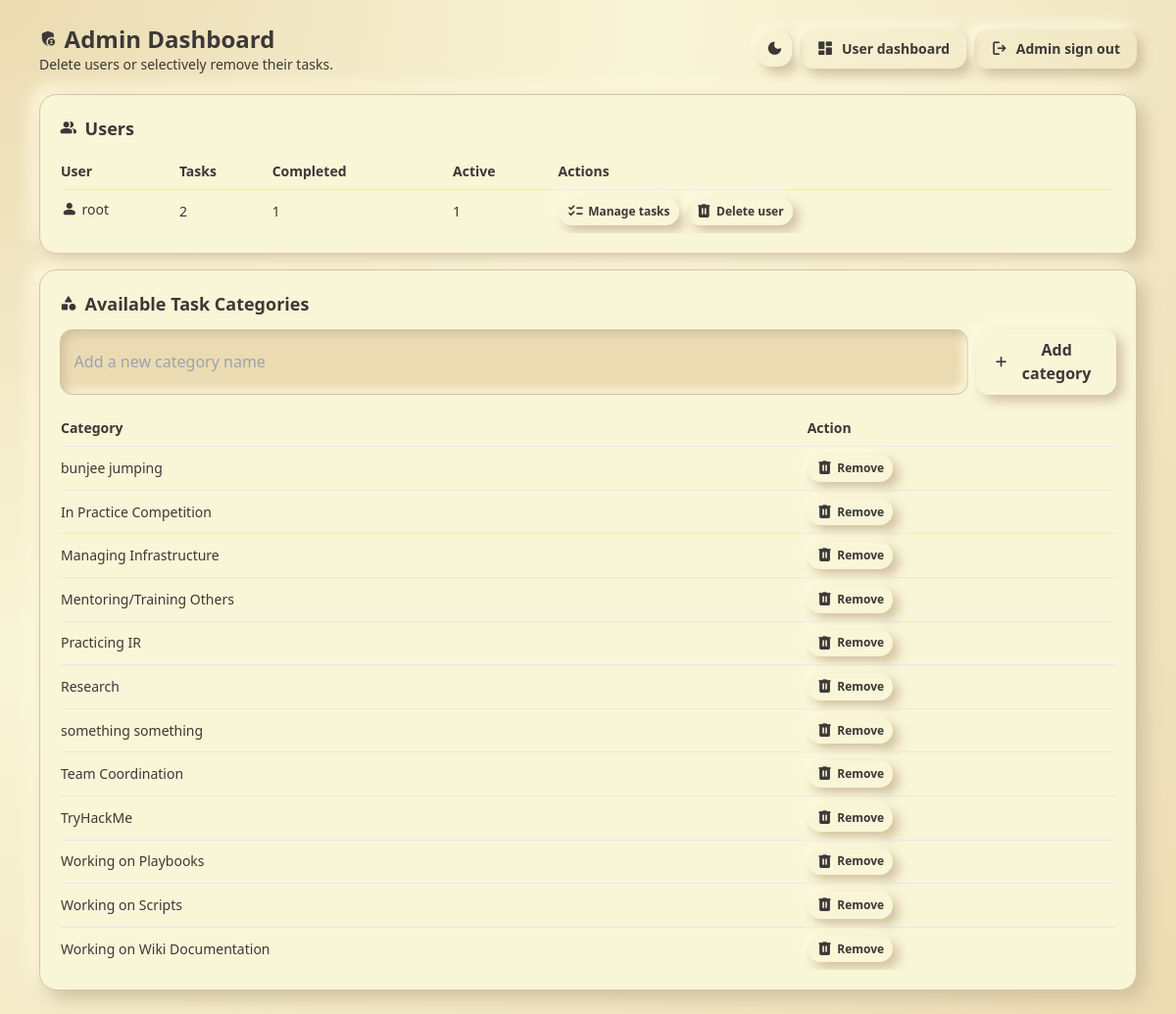
The page /admin (signed in) on the database its author committed.
### tables this page shows
CREATE TABLE users (
                id INTEGER PRIMARY KEY AUTOINCREMENT,
                username TEXT NOT NULL UNIQUE COLLATE NOCASE,
                code_hash TEXT NOT NULL,
                login_code TEXT,
                created_ts INTEGER NOT NULL
            );

CREATE TABLE categories (
                id INTEGER PRIMARY KEY AUTOINCREMENT,
                name TEXT NOT NULL UNIQUE
            );

### app.py (the view)
    @app.get("/admin")
    @admin_required
    def admin_dashboard():
        db = get_db()
        rows = db.execute(
            """
            SELECT
                u.id,
                u.username,
                u.created_ts,
                COUNT(s.id) AS task_count,
                SUM(CASE WHEN s.status = 'completed' THEN 1 ELSE 0 END) AS completed_count,
                SUM(CASE WHEN s.status IN ('running', 'paused') THEN 1 ELSE 0 END) AS active_count
            FROM users u
            LEFT JOIN sessions s ON s.user_id = u.id
            GROUP BY u.id
            ORDER BY LOWER(u.username)
            """
        ).fetchall()
        users = [
            {
                "id": row["id"],
                "username": row["username"],
                "created_ts": row["created_ts"],
                "task_count": int(row["task_count"] or 0),
                "completed_count": int(row["completed_count"] or 0),
                "active_count": int(row["active_count"] or 0),
            }
            for row in rows
        ]
        categories = db.execute(
            "SELECT id, name FROM categories ORDER BY name COLLATE NOCASE"
        ).fetchall()
        return render_template("admin_dashboard.html", users=users, categories=categories)

### templates/admin_dashboard.html (shortened to what this page needs)
{% extends "base.html" %}
{% block content %}
<header class="flex flex-wrap items-center justify-between gap-3 mb-5">
  <div>
    <h1 class="text-2xl font-semibold text-gb-fg flex items-center gap-2">
      <span class="material-symbols-rounded" aria-hidden="true">admin_panel_settings</span>
      Admin Dashboard
    </h1>
    <p class="text-sm text-gb-fg/75">Delete users or selectively remove their tasks.</p>
  </div>
  <div class="flex items-center flex-wrap gap-2">
    <button class="theme-toggle neu-btn text-gb-fg border-gb-bg2 bg-gb-bg1 p-2 inline-flex items-center justify-center" title="Switch to dark mode" aria-label="Switch to dark mode" type="button">
      <span class="material-symbols-rounded" aria-hidden="true">dark_mode</span>
    </button>
    <a href="{{ url_for('dashboard') }}" class="neu-btn text-sm bg-gb-purple text-gb-bg0 border-gb-purple/80 inline-flex items-center gap-2">
      <span class="material-symbols-rounded" aria-hidden="true">dashboard</span>
      User dashboard
    </a>
    <form action="{{ url_for('admin_logout') }}" method="post">
      <button class="neu-btn text-sm bg-gb-red text-gb-bg0 border-gb-red/80 inline-flex items-center gap-2">
        <span class="material-symbols-rounded" aria-hidden="true">logout</span>
        Admin sign out
      </button>
    </form>
  </div>
</header>
<section class="neu-surface p-5">
  <h2 class="font-semibold text-lg mb-3 text-gb-fg flex items-center gap-2">
    <span class="material-symbols-rounded" aria-hidden="true">group</span>
    Users
  </h2>
  {% if users %}
  <div class="overflow-auto">
    <table class="w-full text-sm responsive-table">
      <thead class="text-gb-fg/70">
        <tr>
          <th class="text-left py-2">User</th>
          <th class="text-left py-2">Tasks</th>
          <th class="text-left py-2">Completed</th>
          <th class="text-left py-2">Active</th>
          <th class="text-left py-2">Actions</th>
        </tr>
      </thead>
      <tbody>
        {% for row in users %}
        <tr class="border-t border-gb-bg2" data-user-row-id="{{ row.id }}">
          <td class="py-2" data-label="User">
            <a href="{{ url_for('user_profile', user_id=row.id) }}" class="inline-flex items-center gap-1 font-medium text-gb-blue hover:text-gb-purple">
              <span class="material-symbols-rounded" aria-hidden="true">person</span>
              {{ row.username }}
            </a>
          </td>
          <td class="py-2" data-label="Tasks" data-count-role="tasks">{{ row.task_count }}</td>
          <td class="py-2" data-label="Completed" data-count-role="completed">{{ row.completed_count }}</td>
          <td class="py-2" data-label="Active" data-count-role="active">{{ row.active_count }}</td>
          <td class="py-2" data-label="Actions">
            <div class="flex flex-wrap gap-2 justify-end md:justify-start">
              <button
                class="neu-btn border border-gb-bg2 bg-gb-bg1 text-gb-fg inline-flex items-center gap-1 text-xs px-2 py-1"
                type="button"
                data-manage-tasks-user-id="{{ row.id }}"
                data-manage-tasks-username="{{ row.username|e }}"
              >
                <span class="material-symbols-rounded" aria-hidden="true">checklist</span>
                Manage tasks
              </button>
              <form action="{{ url_for('admin_delete_user', user_id=row.id) }}" method="post" onsubmit="return confirm('Delete {{ row.username|e }} and all tasks? This cannot be undone.');">
                <button class="neu-btn bg-gb-red text-gb-bg0 border-gb-red/80 inline-flex items-center gap-1 text-xs px-2 py-1" type="submit">
                  <span class="material-symbols-rounded" aria-hidden="true">delete</span>
                  Delete user
                </button>
              </form>
            </div>
          </td>
        </tr>
        {% endfor %}
      </tbody>
    </table>
  </div>
  {% else %}
  <p class="empty-state">No users found.</p>
  {% endif %}
</section>
<section class="neu-surface p-5 mt-4">
  <h2 class="font-semibold text-lg mb-3 text-gb-fg flex items-center gap-2">
    <span class="material-symbols-rounded" aria-hidden="true">category</span>
    Available Task Categories
  </h2>
  <form action="{{ url_for('admin_add_category') }}" method="post" class="mb-4 flex flex-col sm:flex-row gap-2">
    <input
      name="name"
      maxlength="80"
      required
      class="neu-input"
      placeholder="Add a new category name"
      title="This category will appear in user dashboards"
    >
    <button class="neu-btn bg-gb-green text-gb-bg0 border-gb-green/80 inline-flex items-center gap-1 justify-center" type="submit">
      <span class="material-symbols-rounded" aria-hidden="true">add</span>
      Add category
    </button>
  </form>
  {% if categories %}
  <div class="overflow-auto">
    <table class="w-full text-sm responsive-table">
      <thead class="text-gb-fg/70">
        <tr>
          <th class="text-left py-2">Category</th>
          <th class="text-left py-2">Action</th>
        </tr>
      </thead>
      <tbody>
        {% for category in categories %}
        <tr class="border-t border-gb-bg2">
          <td class="py-2" data-label="Category">{{ category.name }}</td>
          <td class="py-2" data-label="Action">
            <form action="{{ url_for('admin_delete_category', category_id=category.id) }}" method="post" onsubmit="return confirm('Remove category {{ category.name|e }} from available options? Existing logged tasks will keep their saved category names.');">
              <button class="neu-btn bg-gb-red text-gb-bg0 border-gb-red/80 inline-flex items-center gap-1 text-xs px-2 py-1" type="submit">
                <span class="material-symbols-rounded" aria-hidden="true">delete</span>
                Remove
              </button>
            </form>
          </td>
        </tr>
        {% endfor %}
      </tbody>
    </table>
  </div>
  {% else %}
  <p class="empty-state">No categories configured.</p>
  {% endif %}
</section>
{% endblock %}

### templates/base.html (shortened to what this page needs)
<!doctype html>
<html lang="en">
<head>
  <script src="https://cdn.tailwindcss.com"></script>
</head>
<body class="min-h-screen">
  <div class="max-w-6xl mx-auto px-4 py-6">
    {% block content %}{% endblock %}
  </div>
</body>
</html>

### templates/base.html (style rules this page uses)
:root { --gb-bg0-rgb: 249 245 215; --gb-bg1-rgb: 235 219 178; --gb-bg2-rgb: 213 196 161; --gb-fg-rgb: 60 56 54; --gb-red-rgb: 204 36 29; --gb-green-rgb: 152 151 26; --gb-yellow-rgb: 215 153 33; --gb-aqua-rgb: 104 157 106; --gb-blue-rgb: 69 133 136; --gb-purple-rgb: 177 98 134; --gb-shadow-rgb: 208 192 159; --gb-highlight-rgb: 255 249 223; }
body { background: radial-gradient( circle at top left, rgb(var(--gb-bg1-rgb)) 0%, rgb(var(--gb-bg0-rgb)) 42%, rgb(var(--gb-bg1-rgb)) 100% ); color: rgb(var(--gb-fg-rgb)); }
.neu-surface { background: rgb(var(--gb-bg0-rgb)); border: 1px solid rgb(var(--gb-bg2-rgb)); border-radius: 1.1rem; box-shadow: 8px 8px 18px rgb(var(--gb-shadow-rgb)), -8px -8px 18px rgb(var(--gb-highlight-rgb)); transition: box-shadow 0.2s ease, transform 0.2s ease; }
.neu-input { width: 100%; background: rgb(var(--gb-bg1-rgb)); border: 1px solid rgb(var(--gb-bg2-rgb)); border-radius: 0.8rem; padding: 0.6rem 0.85rem; color: rgb(var(--gb-fg-rgb)); box-shadow: inset 4px 4px 10px rgb(var(--gb-shadow-rgb)), inset -4px -4px 10px rgb(var(--gb-highlight-rgb)); }
.neu-btn { border-radius: 0.85rem; padding: 0.55rem 1rem; font-weight: 600; border: 1px solid transparent; box-shadow: 6px 6px 12px rgb(var(--gb-shadow-rgb)), -6px -6px 12px rgb(var(--gb-highlight-rgb)); transition: transform 0.15s ease, box-shadow 0.15s ease, filter 0.15s ease; }
.material-symbols-rounded { font-variation-settings: "FILL" 1, "wght" 500, "GRAD" 0, "opsz" 24; font-size: 1.1rem; line-height: 1; vertical-align: middle; }

### rows shown on the page
users: username "root", task_count "2", completed_count "1", active_count "1"
categories: name "bunjee jumping"
categories: name "In Practice Competition"
categories: name "Managing Infrastructure"
categories: name "Mentoring/Training Others"
categories: name "Practicing IR"
categories: name "Research"
categories: name "something something"
categories: name "Team Coordination"
categories: name "TryHackMe"
categories: name "Working on Playbooks"
categories: name "Working on Scripts"
categories: name "Working on Wiki Documentation"
